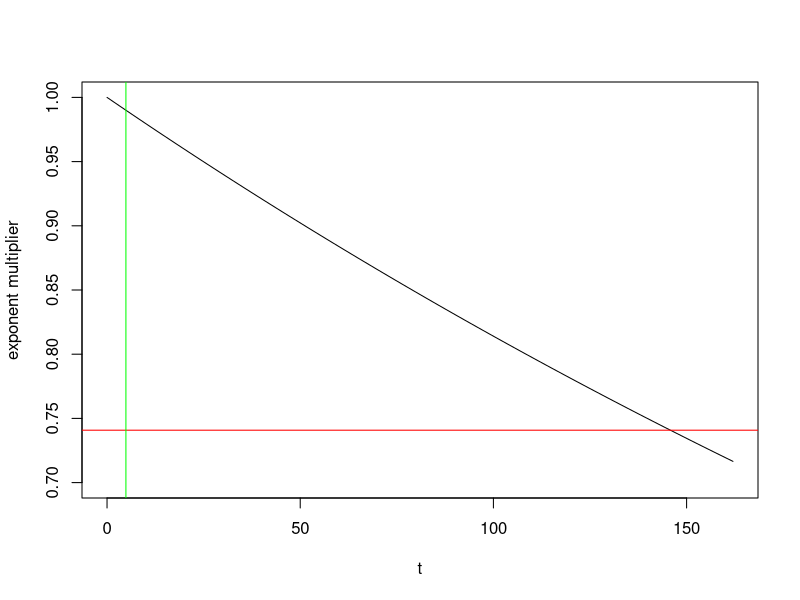

Write the R code that produced this figure.
#library(plot3Drgl)
#f <- function(x,y)
#  (x^2) * (y^2)
#x <- y <- seq(0,1,len=20)
#z <- outer(x, y, f)
#persp3Drgl(z=z)

t.bench <- 162
exp_mul <- function(t) exp(-t/(3*t.bench))
plot(function(t) exp_mul(t), xlim = c(0, t.bench), ylim = c(0.7, 1.0),
     xlab = "t", ylab = "exponent multiplier")
abline(h = exp_mul(0.9*t.bench), col = "red")
abline(v = log(1/0.99)*3*t.bench, col = "green")
